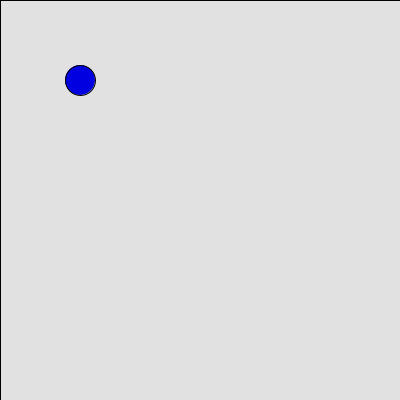
Frame 1 (no input)
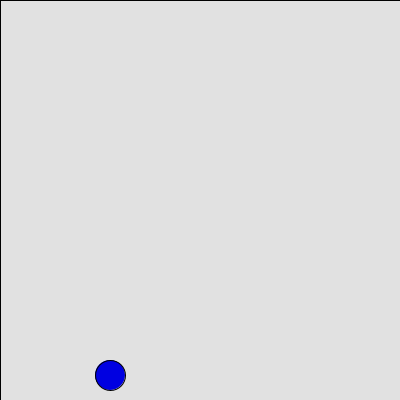
Frame 60 (the mouse pressed at the canvas centre just before this capture)
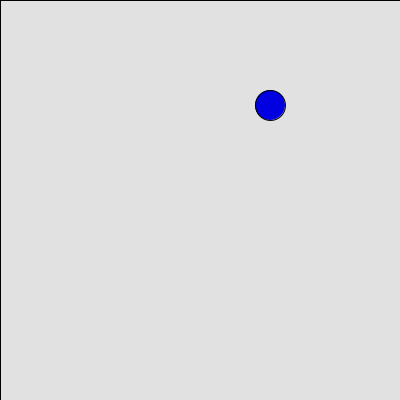
Frame 120 (the mouse held since frame 60 and released just before this capture)

The Processing sketch that drew these frames (run headless with seeded random() and noise(); from frame 60 on, the mouse is pressed at the canvas centre):

// Processing sketch: processing_51226
// ── processing_51226.pde

float x_direction =10;
float y_direction =5;
float xpos = 80;
float ypos = 80;

void setup(){
  
 size(400,400);

  
}
  void draw (){
    background (2);
    fill(225);
    rect(0,0,width,height);
    fill(0,0,225);
    ellipse (xpos,ypos,30,30);
    
    // && -AND
    // ||-OR 
    
    xpos = xpos + x_direction;
    ypos = ypos + y_direction;
   
   if (xpos>width-15){
    x_direction = x_direction *-1;
   }
   
   if (xpos<15){
     x_direction = x_direction *-1;
   }
   if (ypos>height-15) {
     y_direction = y_direction *-1;
   }
   if (ypos<=15){
     y_direction = y_direction *-1;
   }


   
  } 

                
                
